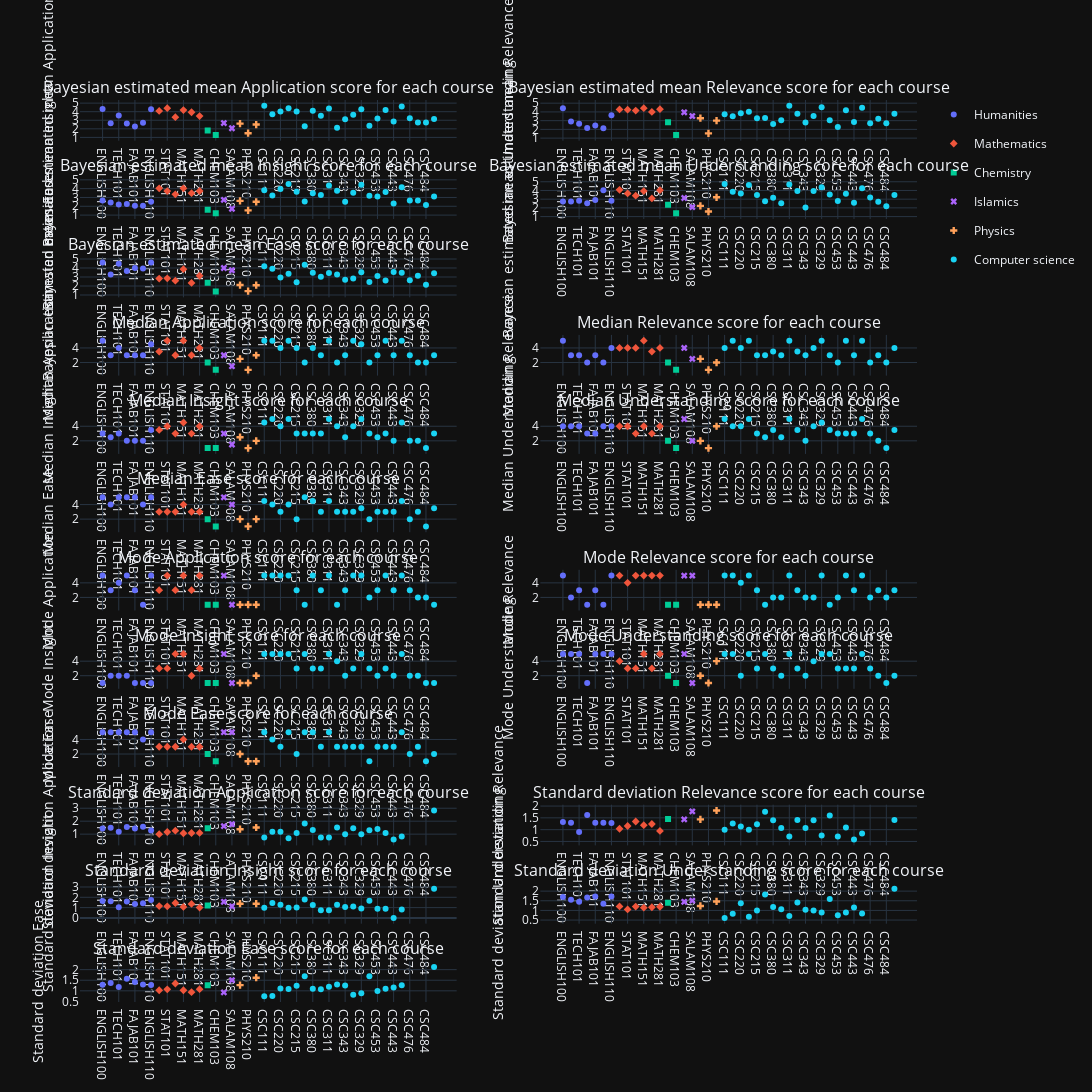

Notebook code for this chart:
### Markdown cell above
### Course ranking by criteria

### Code cell
functions = [
            lambda x: bayesian_mean(x, categories), 
            lambda x: pd.Series(np.nanmedian(x, axis=0), index=courses), 
            lambda x: pd.Series(stats.mode(x, nan_policy="omit")[0].data[0], index=courses),
            lambda x: x.std().droplevel(1),
]
function_to_name = {function: function_name for function, function_name in zip(functions, ["Bayesian estimated mean", "Median", "Mode", "Standard deviation"])}
rows = len(functions) * 3
cols = 2
subtitles = np.empty((rows, cols), dtype="object")
for f_i, function in enumerate(functions):
    for c_i, criterion in enumerate(criteria):
        row = f_i * 3 + int(c_i / 2)
        col = c_i % 2
        subtitles[row, col] = (f"{function_to_name.get(function)} {criterion} score for each course")


fig_ranking = make_subplots(rows=len(functions) * 3, cols=2, 
        subplot_titles=subtitles.reshape(-1))
        
for f_i, function in enumerate(functions):
    for c_i, criterion in enumerate(criteria):
        row = f_i * 3 + int(c_i / 2 + 1)
        col = c_i % 2 + 1
        course_to_criterion = function(df.loc[[(subject, criterion) for subject in courses]].T)

        scatter = px.scatter(course_to_criterion, color=categories, symbol=categories)
        for trace in scatter.select_traces():
            # Only show legend once
            if f_i == c_i == 0:
                trace.showlegend = True
            else:
                trace.showlegend = False

            fig_ranking.add_trace(
                trace,
                row=row, col=col
            )
        fig_ranking.update_yaxes(
            title=f"{function_to_name.get(function)} {criterion}",
            row=row, col=col
        )
    remove_double_naming_in_legend(fig_ranking)
    fig_ranking.update_layout(height=5000, width=2400)
fig_ranking.write_image("images/rankings_of_criteria.png")
fig_ranking
